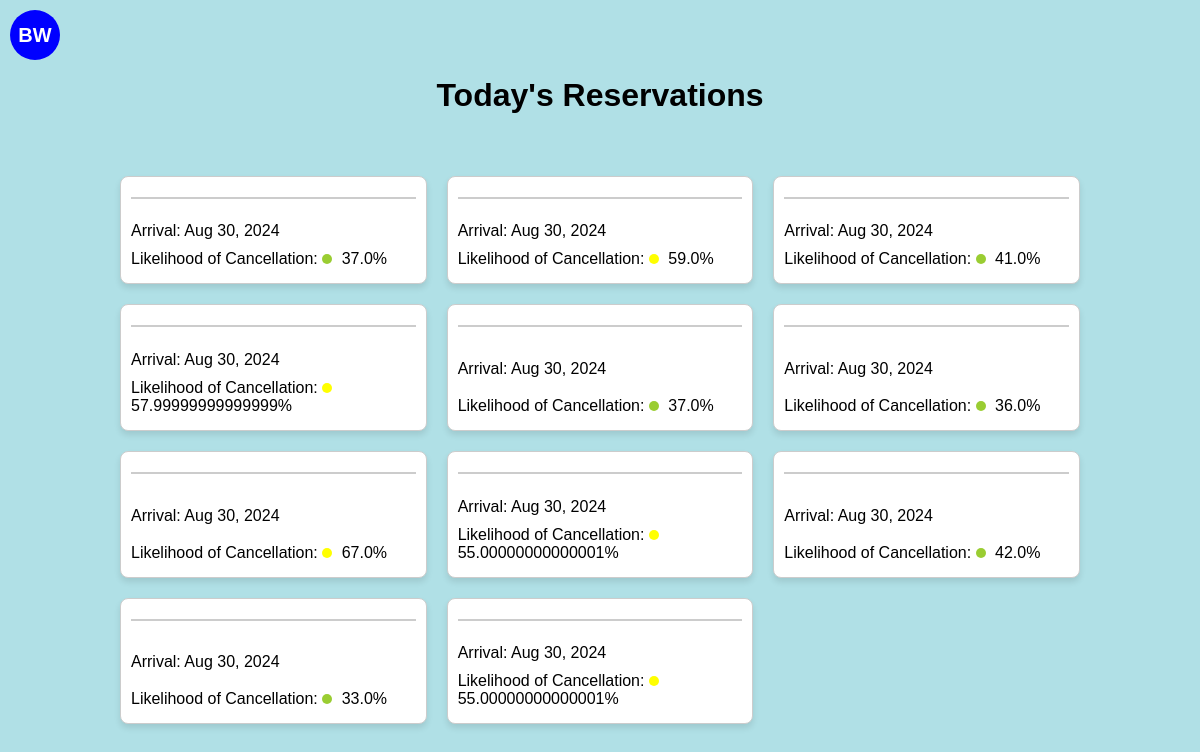
The page / on the database its author committed.
### cancellationPredictor/models.py (models this page shows, shortened)
class Booking(models.Model):
    month_of_booking = models.IntegerField()
    day_of_booking = models.IntegerField()
    weekday_of_booking = models.IntegerField()
    month_of_arrival = models.IntegerField()
    day_of_arrival = models.IntegerField()
    weekday_of_arrival = models.IntegerField()
    num_of_nights = models.IntegerField()
    is_repeated_guest = models.BooleanField()
    previous_stays = models.IntegerField()
    previous_cancellations = models.IntegerField()
    booking_to_arrival_duration = models.IntegerField()
    rate = models.DecimalField(max_digits=10, decimal_places=2)  # Assuming 'Rate' needs to handle decimals
    override = models.DecimalField(max_digits=10, decimal_places=2)  # Assuming 'Override' is a monetary value
    probability = models.DecimalField(max_digits=10, decimal_places=6)  # Storing probabilities with precision
    prediction = models.BooleanField()  # Assuming prediction is a binary outcome (True/False)
    guest_name = models.TextField()  # Adjust max_length as needed
    date_booking_made = models.DateField()
    scheduled_arrival = models.DateField()

### cancellationPredictor/views.py (the view)
# urls.py: path('', BookingListView.as_view(), name='booking-list'),
class BookingListView(ListView):
    model = Booking
    template_name = 'cancellationPredictor/booking_list.html'
    context_object_name = 'bookings'
    def get_queryset(self):
        today = timezone.localdate()
        today_arrivals = Booking.objects.filter(scheduled_arrival=today)
        fake = Faker()  # Create a Faker generator instance
        for booking in today_arrivals:
            booking.guest_name = fake.name()
        return today_arrivals

### cancellationPredictor/templatetags/custom_filters.py (called while the page is built)
@register.filter(name='multiply')
def multiply(value, arg):
    try:
        return float(value) * float(arg)
    except (ValueError, TypeError):
        return ''  # You might choose to handle the error differently.

### templates/cancellationPredictor/booking_list.html (shortened to what this page needs)
{% load custom_filters %}
<!DOCTYPE html>
<html>
<head>
</head>
<body>
    <div id="logo">BW</div>
    <h1>Today's Reservations</h1>
    <div class="grid-container">
        {% for booking in bookings %}
        <div class="card">
            <h3>{{ booking.guest_name }}</h3>
            <p>Arrival: {{ booking.scheduled_arrival|date:"M d, Y" }}</p>
            <p>Likelihood of Cancellation:
                <span class="probability-circle" style="background-color:
                    {% if booking.probability|multiply:100 < 25 %}
                        green
                    {% elif booking.probability|multiply:100 < 50 %}
                        yellowgreen
                    {% elif booking.probability|multiply:100 < 75 %}
                        yellow
                    {% else %}
                        red
                    {% endif %};
                "></span>
                {{ booking.probability|floatformat:2|multiply:100 }}%
            </p>
        </div>
        {% empty %}
        <p>No bookings available.</p>
        {% endfor %}
    </div>
</body>
</html>

### templates/cancellationPredictor/booking_list.html (style rules this page uses)
body { display: flex; flex-direction: column; align-items: center; justify-content: center; min-height: 100vh; margin: 0; font-family: Arial, sans-serif; background-color: #B0E0E6; }
#logo { position: absolute; top: 10px; left: 10px; width: 50px; height: 50px; background-color: #0000FF; border-radius: 50%; display: flex; justify-content: center; align-items: center; color: white; font-weight: bold; font-size: 20px; }
.grid-container { display: grid; grid-template-columns: repeat(auto-fill, minmax(250px, 1fr)); grid-gap: 20px; padding: 20px; width: 80%; max-width: 1000px; margin-top: 20px; }
.card { background-color: #FFFFFF; border: 1px solid #ccc; border-radius: 8px; box-shadow: 0 4px 6px rgba(0,0,0,0.1); padding: 10px; display: flex; flex-direction: column; justify-content: space-between; }
.card h3 { margin-top: 0; color: #333; border-bottom: 2px solid #ccc; padding-bottom: 10px; }
.card p { margin: 5px 0; }
.probability-circle { height: 10px; width: 10px; border-radius: 50%; display: inline-block; margin-right: 5px; }

### rows shown on the page
Booking: scheduled_arrival "Aug 30, 2024", probability|multiply "37.0"
Booking: scheduled_arrival "Aug 30, 2024", probability|multiply "59.0"
Booking: scheduled_arrival "Aug 30, 2024", probability|multiply "41.0"
Booking: scheduled_arrival "Aug 30, 2024", probability|multiply "57.99999999999999"
Booking: scheduled_arrival "Aug 30, 2024", probability|multiply "37.0"
Booking: scheduled_arrival "Aug 30, 2024", probability|multiply "36.0"
Booking: scheduled_arrival "Aug 30, 2024", probability|multiply "67.0"
Booking: scheduled_arrival "Aug 30, 2024", probability|multiply "55.00000000000001"
Booking: scheduled_arrival "Aug 30, 2024", probability|multiply "42.0"
Booking: scheduled_arrival "Aug 30, 2024", probability|multiply "33.0"
Booking: scheduled_arrival "Aug 30, 2024", probability|multiply "55.00000000000001"
